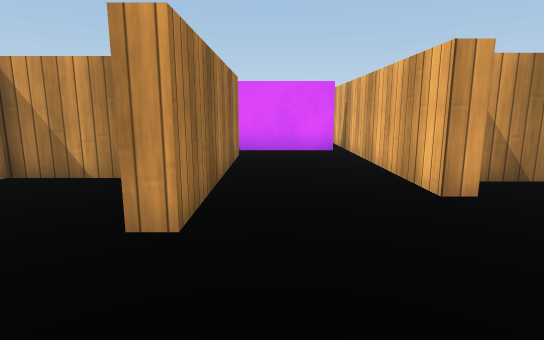
[1] (above)

14 first-person views from a walk through a 3-D level made in the Unity game engine. The camera is 0.55 m above the floor, tilts 10° down and sees 80° across. The floor is counted in squares, 0.5 m on a side. Each view is taken from the middle of a square. On the plan, view 1 faces up. The plan holds only what a view shows up to about 13 squares ahead; the rest is blank. The place goes on beyond the plan. The player is left out. Surface patterns are stand-ins for the level's own textures.

[2]
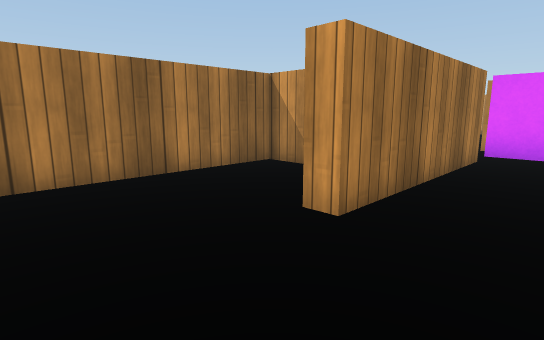

[3]
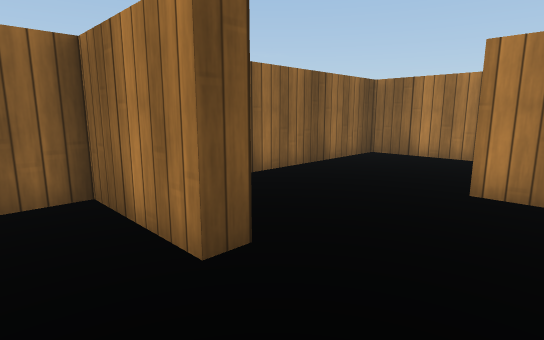

[4]
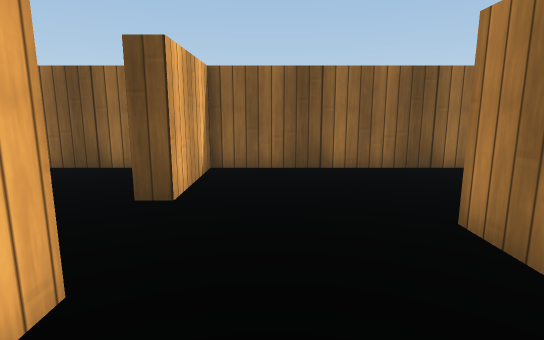

[5]
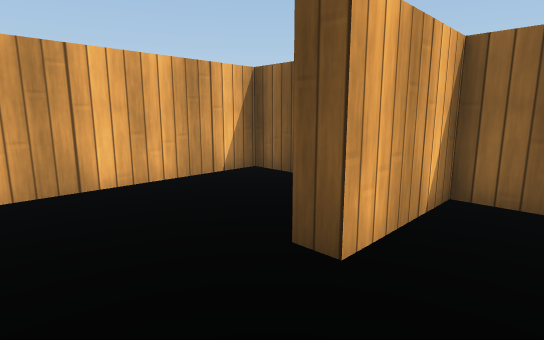

[6]
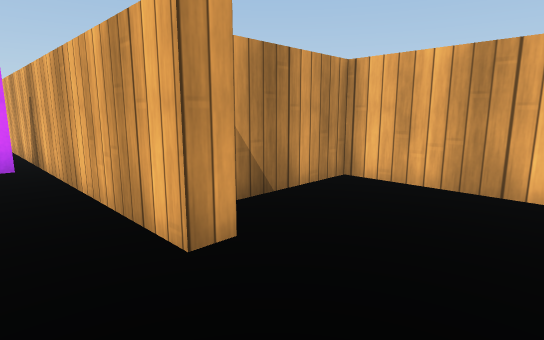

[7]
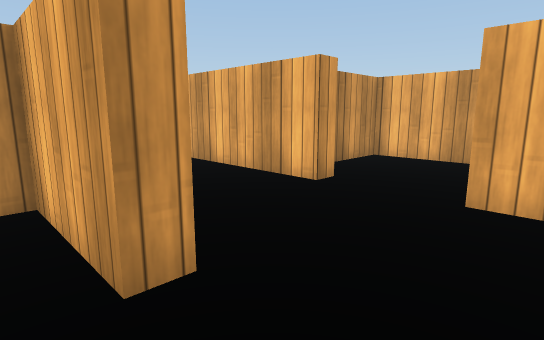

[8]
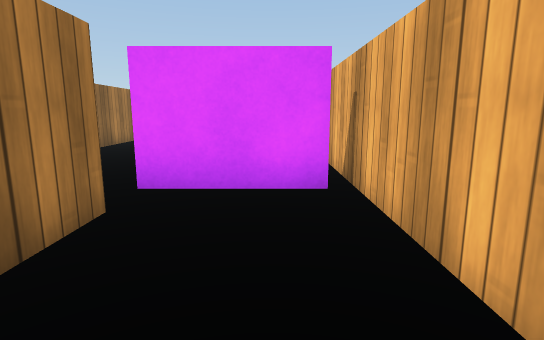

[9]
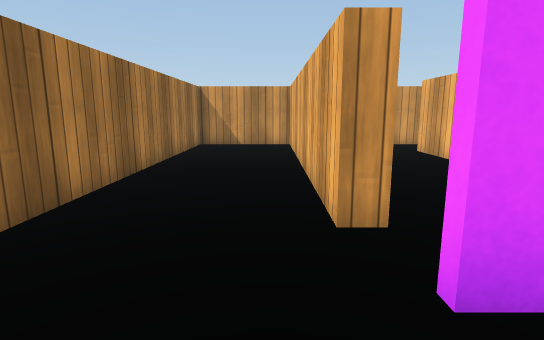

[10]
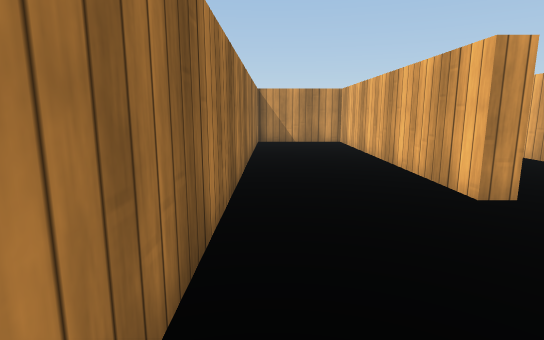

[11]
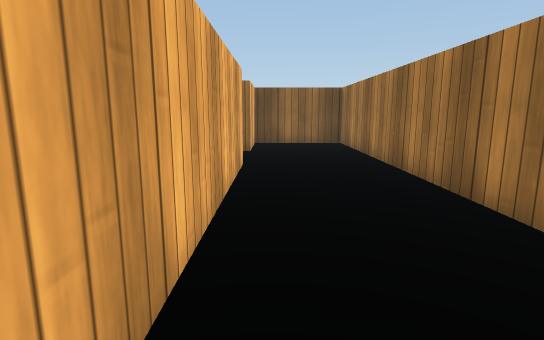

[12]
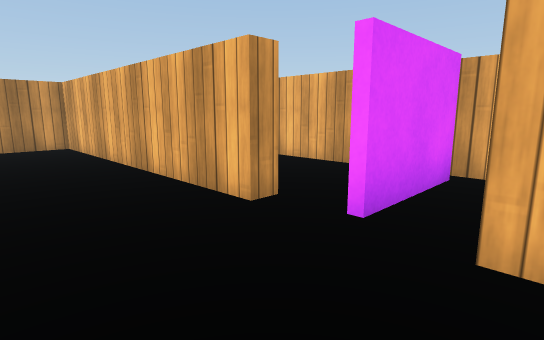

[13]
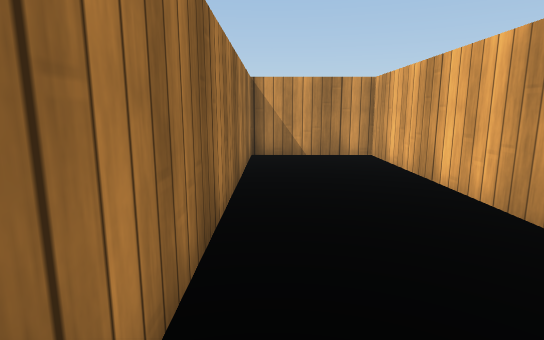

[14]
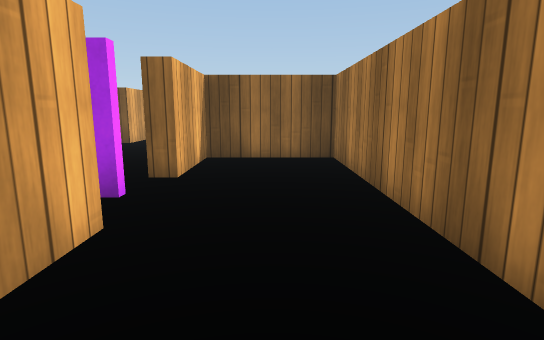

### Floor plan
Points are (right, up) in squares from view 1. A wall is a line through its corners. A room is listed if a view was taken in it or the views show most of it. See-through windows are left out.
Room 1 (views 1, 2, 4, 5, 6, 7, 8)
walls: (2.3, 4.2) (2.3, 10.1); (-1.4, 8.5) (-0.9, 8.5) (-0.9, 2.9) (-1.4, 2.9) (-1.4, 5.4) (-4.5, 5.4) (-4.5, -0.5) (2.3, -0.5) (2.3, 2); (1.9, 9.6) (-1, 9.6)
ways out: opening at (2.5, 3.5) to room 2; opening at (-1, 9) to room 3
Room 2 (view 3)
walls: (2.3, 2) (2.7, 2) (2.7, -0.5) (6, -0.5) (6, 5.2) (3.4, 5.2); (2.9, 4.2) (2.3, 4.2)
ways out: opening at (2.5, 3.5) to room 1
Room 3 (views 9, 10, 11, 12, 13, 14)
walls: (-1.4, 11) (-1.4, 19.5) (-4.5, 19.5) (-4.5, 6) (-1.4, 6) (-1.4, 8.5)
ways out: opening at (-1, 9) to room 1; gap at (-1, 11) to room 4
Room 4 (no view inside)
walls: (2.3, 10.1) (2.3, 17.5)
ways out: gap at (-1, 11) to room 3

Positions as (right, up) in squares from view 1, and headings:
1: (0, 0), facing up
2: (1, 0), facing up-left
3: (4, 4), facing down-left
4: (1, 6), facing down
5: (1, 4), facing down-right
6: (1, 2), facing up-right
7: (-2, 1), facing up-right
8: (1, 5), facing up
9: (-2, 8), facing up
10: (-4, 7), facing up
11: (-2, 18), facing down
12: (-4, 8), facing up-right
13: (-4, 11), facing up
14: (-3, 14), facing down
